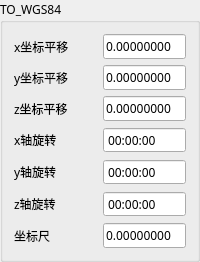
             <widget class="QGroupBox" name="groupBox_4">
              <property name="font">
               <font>
                <family>Source Han Sans SC Medium</family>
                <pointsize>9</pointsize>
                <weight>7</weight>
                <italic>false</italic>
                <bold>false</bold>
               </font>
              </property>
              <property name="title">
               <string>TO_WGS84</string>
              </property>
              <layout class="QGridLayout" name="gridLayout_5">
               <item row="0" column="0">
                <layout class="QVBoxLayout" name="verticalLayout_7">
                 <item>
                  <layout class="QHBoxLayout" name="horizontalLayout_26" stretch="1,1">
                   <item>
                    <widget class="QLabel" name="label_20">
                     <property name="font">
                      <font>
                       <family>Source Han Sans SC Medium</family>
                       <pointsize>9</pointsize>
                       <weight>7</weight>
                       <italic>false</italic>
                       <bold>false</bold>
                      </font>
                     </property>
                     <property name="text">
                      <string>x坐标平移</string>
                     </property>
                    </widget>
                   </item>
                   <item>
                    <widget class="QLineEdit" name="lineEdit_18">
                     <property name="font">
                      <font>
                       <family>Source Han Sans SC Medium</family>
                       <pointsize>9</pointsize>
                       <weight>7</weight>
                       <italic>false</italic>
                       <bold>false</bold>
                      </font>
                     </property>
                     <property name="text">
                      <string>0.00000000</string>
                     </property>
                    </widget>
                   </item>
                  </layout>
                 </item>
                 <item>
                  <layout class="QHBoxLayout" name="horizontalLayout_27" stretch="1,1">
                   <item>
                    <widget class="QLabel" name="label_21">
                     <property name="font">
                      <font>
                       <family>Source Han Sans SC Medium</family>
                       <pointsize>9</pointsize>
                       <weight>7</weight>
                       <italic>false</italic>
                       <bold>false</bold>
                      </font>
                     </property>
                     <property name="text">
                      <string>y坐标平移</string>
                     </property>
                    </widget>
                   </item>
                   <item>
                    <widget class="QLineEdit" name="lineEdit_19">
                     <property name="font">
                      <font>
                       <family>Source Han Sans SC Medium</family>
                       <pointsize>9</pointsize>
                       <weight>7</weight>
                       <italic>false</italic>
                       <bold>false</bold>
                      </font>
                     </property>
                     <property name="text">
                      <string>0.00000000</string>
                     </property>
                    </widget>
                   </item>
                  </layout>
                 </item>
                 <item>
                  <layout class="QHBoxLayout" name="horizontalLayout_28" stretch="1,1">
                   <item>
                    <widget class="QLabel" name="label_22">
                     <property name="font">
                      <font>
                       <family>Source Han Sans SC Medium</family>
                       <pointsize>9</pointsize>
                       <weight>7</weight>
                       <italic>false</italic>
                       <bold>false</bold>
                      </font>
                     </property>
                     <property name="text">
                      <string>z坐标平移</string>
                     </property>
                    </widget>
                   </item>
                   <item>
                    <widget class="QLineEdit" name="lineEdit_20">
                     <property name="font">
                      <font>
                       <family>Source Han Sans SC Medium</family>
                       <pointsize>9</pointsize>
                       <weight>7</weight>
                       <italic>false</italic>
                       <bold>false</bold>
                      </font>
                     </property>
                     <property name="text">
                      <string>0.00000000</string>
                     </property>
                    </widget>
                   </item>
                  </layout>
                 </item>
                 <item>
                  <layout class="QHBoxLayout" name="horizontalLayout_29" stretch="1,1">
                   <item>
                    <widget class="QLabel" name="label_23">
                     <property name="font">
                      <font>
                       <family>Source Han Sans SC Medium</family>
                       <pointsize>9</pointsize>
                       <weight>7</weight>
                       <italic>false</italic>
                       <bold>false</bold>
                      </font>
                     </property>
                     <property name="text">
                      <string>x轴旋转</string>
                     </property>
                    </widget>
                   </item>
                   <item>
                    <widget class="QTimeEdit" name="timeEdit_5">
                     <property name="font">
                      <font>
                       <family>Source Han Sans SC Medium</family>
                       <pointsize>9</pointsize>
                       <weight>7</weight>
                       <italic>false</italic>
                       <bold>false</bold>
                      </font>
                     </property>
                     <property name="contextMenuPolicy">
                      <enum>Qt::DefaultContextMenu</enum>
                     </property>
                     <property name="inputMethodHints">
                      <set>Qt::ImhNone</set>
                     </property>
                     <property name="wrapping">
                      <bool>false</bool>
                     </property>
                     <property name="frame">
                      <bool>true</bool>
                     </property>
                     <property name="readOnly">
                      <bool>false</bool>
                     </property>
                     <property name="buttonSymbols">
                      <enum>QAbstractSpinBox::NoButtons</enum>
                     </property>
                     <property name="accelerated">
                      <bool>false</bool>
                     </property>
                     <property name="keyboardTracking">
                      <bool>true</bool>
                     </property>
                     <property name="showGroupSeparator" stdset="0">
                      <bool>false</bool>
                     </property>
                     <property name="currentSection">
                      <enum>QDateTimeEdit::HourSection</enum>
                     </property>
                     <property name="displayFormat">
                      <string>HH:mm:ss</string>
                     </property>
                     <property name="timeSpec">
                      <enum>Qt::LocalTime</enum>
                     </property>
                    </widget>
                   </item>
                  </layout>
                 </item>
                 <item>
                  <layout class="QHBoxLayout" name="horizontalLayout_30" stretch="1,1">
                   <item>
                    <widget class="QLabel" name="label_24">
                     <property name="font">
                      <font>
                       <family>Source Han Sans SC Medium</family>
                       <pointsize>9</pointsize>
                       <weight>7</weight>
                       <italic>false</italic>
                       <bold>false</bold>
                      </font>
                     </property>
                     <property name="text">
                      <string>y轴旋转</string>
                     </property>
                    </widget>
                   </item>
                   <item>
                    <widget class="QTimeEdit" name="timeEdit_6">
                     <property name="font">
                      <font>
                       <family>Source Han Sans SC Medium</family>
                       <pointsize>9</pointsize>
                       <weight>7</weight>
                       <italic>false</italic>
                       <bold>false</bold>
                      </font>
                     </property>
                     <property name="inputMethodHints">
                      <set>Qt::ImhNone</set>
                     </property>
                     <property name="buttonSymbols">
                      <enum>QAbstractSpinBox::NoButtons</enum>
                     </property>
                     <property name="displayFormat">
                      <string>HH:mm:ss</string>
                     </property>
                    </widget>
                   </item>
                  </layout>
                 </item>
                 <item>
                  <layout class="QHBoxLayout" name="horizontalLayout_31" stretch="1,1">
                   <item>
                    <widget class="QLabel" name="label_25">
                     <property name="font">
                      <font>
                       <family>Source Han Sans SC Medium</family>
                       <pointsize>9</pointsize>
                       <weight>7</weight>
                       <italic>false</italic>
                       <bold>false</bold>
                      </font>
                     </property>
                     <property name="text">
                      <string>z轴旋转</string>
                     </property>
                    </widget>
                   </item>
                   <item>
                    <widget class="QTimeEdit" name="timeEdit_7">
                     <property name="font">
                      <font>
                       <family>Source Han Sans SC Medium</family>
                       <pointsize>9</pointsize>
                       <weight>7</weight>
                       <italic>false</italic>
                       <bold>false</bold>
                      </font>
                     </property>
                     <property name="inputMethodHints">
                      <set>Qt::ImhNone</set>
                     </property>
                     <property name="buttonSymbols">
                      <enum>QAbstractSpinBox::NoButtons</enum>
                     </property>
                     <property name="displayFormat">
                      <string>HH:mm:ss</string>
                     </property>
                    </widget>
                   </item>
                  </layout>
                 </item>
                 <item>
                  <layout class="QHBoxLayout" name="horizontalLayout_32" stretch="1,1">
                   <item>
                    <widget class="QLabel" name="label_26">
                     <property name="font">
                      <font>
                       <family>Source Han Sans SC Medium</family>
                       <pointsize>9</pointsize>
                       <weight>7</weight>
                       <italic>false</italic>
                       <bold>false</bold>
                      </font>
                     </property>
                     <property name="text">
                      <string>坐标尺</string>
                     </property>
                    </widget>
                   </item>
                   <item>
                    <widget class="QLineEdit" name="lineEdit_24">
                     <property name="font">
                      <font>
                       <family>Source Han Sans SC Medium</family>
                       <pointsize>9</pointsize>
                       <weight>7</weight>
                       <italic>false</italic>
                       <bold>false</bold>
                      </font>
                     </property>
                     <property name="text">
                      <string>0.00000000</string>
                     </property>
                    </widget>
                   </item>
                  </layout>
                 </item>
                </layout>
               </item>
              </layout>
             </widget>
